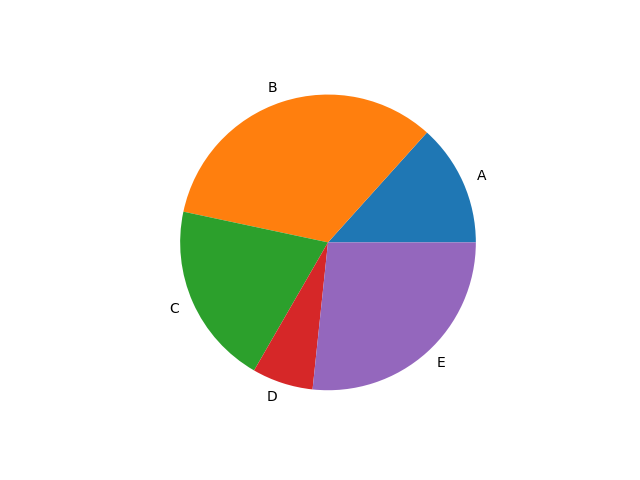

Here is the Python script that generated this plot:
# Author:  Martin McBride
# Created: 2022-03-29
# Copyright (C) 2022, Martin McBride
# License: MIT

import matplotlib.pyplot as plt

v = [2, 5, 3, 1, 4]
labels = ["A", "B", "C", "D", "E"]

plt.pie(v, labels=labels)
plt.savefig("piechart.png")
plt.show()
